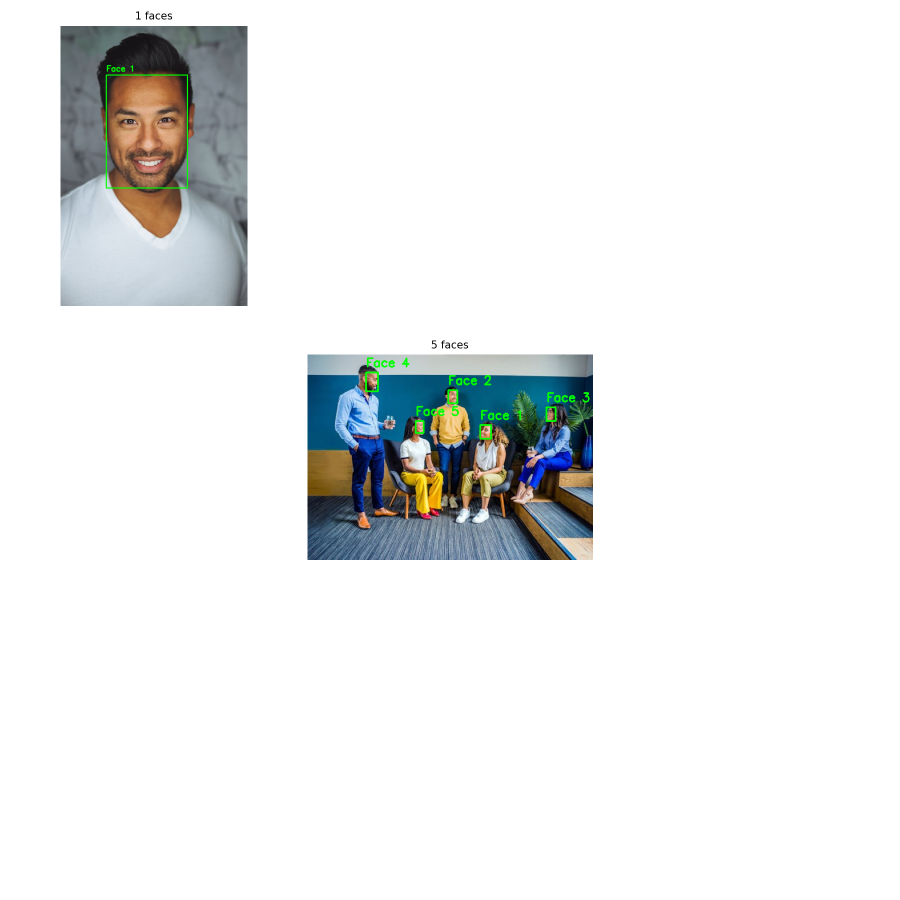
#> input picture visualizations/test_images_grid.png, 1800 x 1800 px, given in place of image2.jpg, which was not available (shown at 1/2 size)
$ python visualize_test_images.py
#> lines starting #> are read from the running program, lines starting #| are printed output that depends on the picture; pictures that were not available may be replaced by others from this repository, and a replacement may not be noted
import os
import cv2
import numpy as np
import matplotlib.pyplot as plt
from pathlib import Path
import pickle
import argparse
from tqdm import tqdm
import math

def load_embeddings(embeddings_file):
    """Load the face embeddings from the pickle file"""
#> called with embeddings_file = 'embeds/face_embeddings.pkl'
    with open(embeddings_file, 'rb') as f:
#> (reads embeds/face_embeddings.pkl from the repository)
        embeddings = pickle.load(f)
    return embeddings

def visualize_test_images(input_dir, embeddings, output_dir):
    """Visualize all test images with face detections highlighted"""
#> called with input_dir = 'test_images', output_dir = 'visualizations'
    os.makedirs(output_dir, exist_ok=True)

    # Create a directory for individual images
    images_dir = os.path.join(output_dir, 'images')
    os.makedirs(images_dir, exist_ok=True)

    # Get all image files that have embeddings
    image_files = list(embeddings.keys())
    print(f"Found {len(image_files)} images with face embeddings")

    # Calculate grid dimensions
    grid_size = min(len(image_files), 25)  # Show up to 25 images in the grid
    grid_rows = math.ceil(math.sqrt(grid_size))
    grid_cols = math.ceil(grid_size / grid_rows)

    # Create a grid figure
    plt.figure(figsize=(4*grid_cols, 4*grid_rows))

    # Process each image
    for i, image_file in enumerate(tqdm(image_files, desc="Visualizing images")):
        # Load the image
        image_path = os.path.join(input_dir, image_file)
        img = cv2.imread(image_path)
#> img is the input picture: shape (1800, 1800, 3); mean B, G, R 237, 237.1, 235.5

        if img is None:
            print(f"Warning: Could not load image {image_file}")
            continue

        # Convert from BGR to RGB for matplotlib
        img_rgb = cv2.cvtColor(img, cv2.COLOR_BGR2RGB)

        # Get face regions for this image
        face_regions = embeddings[image_file]['face_regions']

        # Create a copy to draw on
        img_with_faces = img_rgb.copy()

        # Draw rectangles and labels for each face
        for i, region in enumerate(face_regions):
            x, y, w, h = region['x'], region['y'], region['w'], region['h']

            # Draw rectangle
            cv2.rectangle(img_with_faces, (x, y), (x+w, y+h), (0, 255, 0), 2)

            # Draw face number
            cv2.putText(img_with_faces, f"Face {i+1}", (x, y-10),
                       cv2.FONT_HERSHEY_SIMPLEX, 0.7, (0, 255, 0), 2)
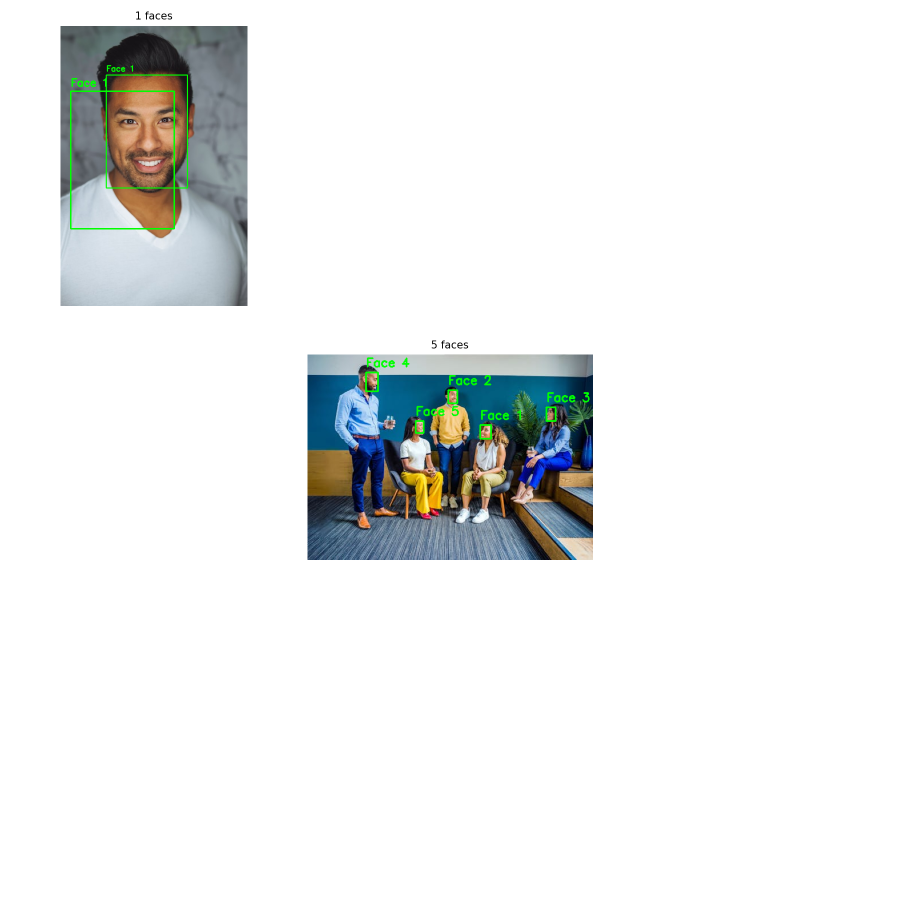
#> img_with_faces: shape (1800, 1800, 3) (shown at 1/2 size); mean R, G, B 235.3, 237.2, 236.9

        # Save individual image
        output_path = os.path.join(images_dir, f"{os.path.splitext(image_file)[0]}_faces.png")
        plt.figure(figsize=(10, 10))
        plt.imshow(img_with_faces)
        plt.title(f"{image_file} - {len(face_regions)} faces detected")
        plt.axis('off')
        plt.tight_layout()
        plt.savefig(output_path)
        plt.close()

        # Add to grid (only first 25 images)
        if i < grid_size:
            plt.figure(1)  # Switch back to the grid figure
            plt.subplot(grid_rows, grid_cols, i+1)
            plt.imshow(img_with_faces)
            plt.title(f"{len(face_regions)} faces", fontsize=10)
            plt.axis('off')
#> pass 2 of the loop in visualize_test_images, `for i, image_file in enumerate(tqdm(image_files, desc="Visualizing ima..`:
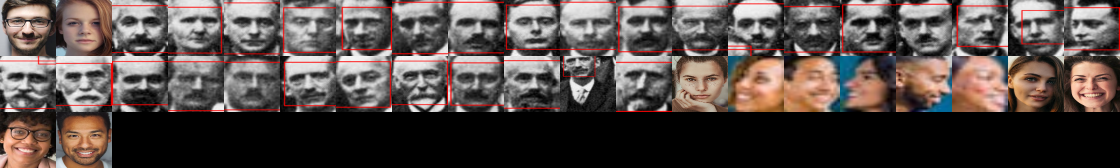
#> input picture visualizations/all_faces_montage.png, 2240 x 336 px, given in place of image10.jpg, which was not available (shown at 1/2 size)
#> in visualize_test_images, img is the input picture: shape (336, 2240, 3); mean B, G, R 74, 77, 87.6
#> img_rgb: shape (336, 2240, 3)
#> after the loop in visualize_test_images, `for i, region in enumerate(face_regions):`:
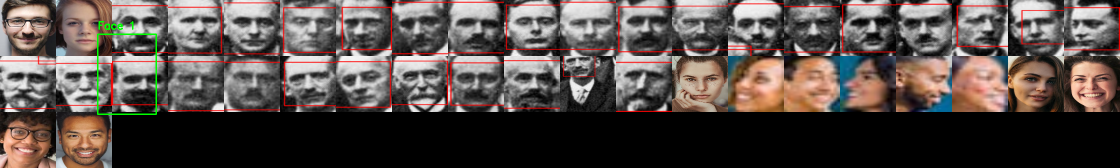
#> img_with_faces: shape (336, 2240, 3) (shown at 1/2 size); mean R, G, B 87.3, 77.4, 73.7

    # Save the grid
    plt.figure(1)
    plt.tight_layout()
    grid_path = os.path.join(output_dir, 'test_images_grid.png')
    plt.savefig(grid_path, dpi=150)
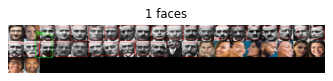
#> figure drawn by matplotlib, 1 panel
    plt.close()

    print(f"Saved individual images to {images_dir}")
    print(f"Saved image grid to {grid_path}")

def create_face_montage(embeddings, input_dir, output_dir):
    """Create a montage of all detected faces"""
#> called with input_dir = 'test_images', output_dir = 'visualizations'
    os.makedirs(output_dir, exist_ok=True)

    # Collect all faces
    all_faces = []
    face_labels = []

    for image_file, data in tqdm(embeddings.items(), desc="Collecting faces"):
        # Load the image
        image_path = os.path.join(input_dir, image_file)
        img = cv2.imread(image_path)

        if img is None:
            continue

        # Convert from BGR to RGB for matplotlib
        img_rgb = cv2.cvtColor(img, cv2.COLOR_BGR2RGB)

        # Extract each face
        for i, region in enumerate(data['face_regions']):
            x, y, w, h = region['x'], region['y'], region['w'], region['h']

            # Add margin
            margin_x = int(w * 0.1)
            margin_y = int(h * 0.1)

            # Make sure coordinates are within image bounds
            x1 = max(0, x - margin_x)
            y1 = max(0, y - margin_y)
            x2 = min(img_rgb.shape[1], x + w + margin_x)
            y2 = min(img_rgb.shape[0], y + h + margin_y)

            # Extract face
            face = img_rgb[y1:y2, x1:x2]

            # Resize to standard size
            face_resized = cv2.resize(face, (112, 112))

            all_faces.append(face_resized)
            face_labels.append(f"{image_file}_{i+1}")
#> this loop made 1 pass
#> pass 1, in create_face_montage, `face = img_rgb[y1:y2, x1:x2]`:
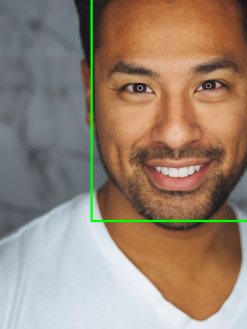
#> face: shape (329, 247, 3); mean R, G, B 151.7, 132, 115.7
#> pass 1, in create_face_montage, `face_resized = cv2.resize(face, (112, 112))`:
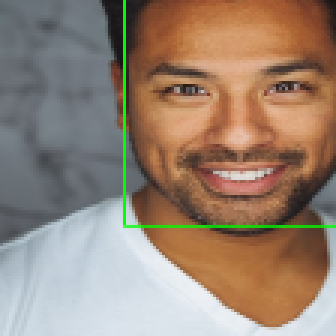
#> face_resized: shape (112, 112, 3) (shown 3 times larger); mean R, G, B 151.6, 131.9, 115.6
#> pass 2 of the loop in create_face_montage, `for image_file, data in tqdm(embeddings.items(), desc="Collecting face..`:
#> the loop in create_face_montage, `for i, region in enumerate(data['face_regions']):` made 1 pass
#> pass 1, in create_face_montage, `face_resized = cv2.resize(face, (112, 112))`:
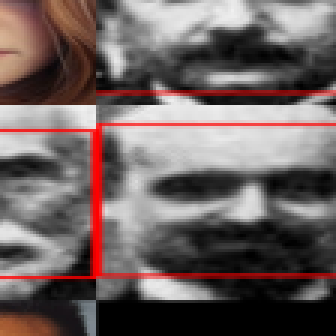
#> face_resized: shape (112, 112, 3) (shown 3 times larger); mean R, G, B 110.9, 98.1, 96.9

    # Create montage
    num_faces = len(all_faces)
    if num_faces == 0:
        print("No faces found")
        return

    # Calculate grid dimensions
    grid_cols = min(20, num_faces)  # Max 20 faces per row
    grid_rows = math.ceil(num_faces / grid_cols)

    # Create montage image
    montage_size = (112 * grid_cols, 112 * grid_rows)
    montage = np.zeros((montage_size[1], montage_size[0], 3), dtype=np.uint8)

    # Place faces in the montage
    for i, face in enumerate(all_faces):
        row = i // grid_cols
        col = i % grid_cols

        y_start = row * 112
        x_start = col * 112

        montage[y_start:y_start+112, x_start:x_start+112] = face
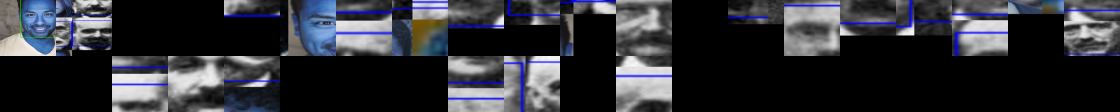
#> montage: shape (224, 2240, 3) (shown at 1/2 size); mean of channels 0, 1, 2 55, 48.8, 47.6; drawn as B, G, R

    # Save montage
    montage_path = os.path.join(output_dir, 'all_faces_montage.png')
    cv2.imwrite(montage_path, cv2.cvtColor(montage, cv2.COLOR_RGB2BGR))
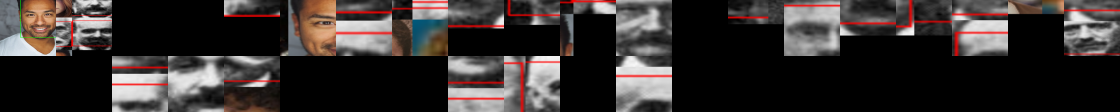
#> saved as all_faces_montage.png: shape (224, 2240, 3) (shown at 1/2 size); mean B, G, R 47.6, 48.8, 55
    print(f"Saved face montage to {montage_path}")

def main():
    parser = argparse.ArgumentParser(description='Visualize test images with face detections')
    parser.add_argument('--input_dir', type=str, default='test_images',
                        help='Directory containing test images')
    parser.add_argument('--embeddings_file', type=str, default='embeds/face_embeddings.pkl',
                        help='Path to face embeddings pickle file')
    parser.add_argument('--output_dir', type=str, default='visualizations',
                        help='Directory to save visualizations')

    args = parser.parse_args()

    # Load embeddings
    embeddings = load_embeddings(args.embeddings_file)

    # Visualize test images
    visualize_test_images(args.input_dir, embeddings, args.output_dir)

    # Create face montage
    create_face_montage(embeddings, args.input_dir, args.output_dir)

    print("\nVisualization complete!")

if __name__ == "__main__":
    main()
